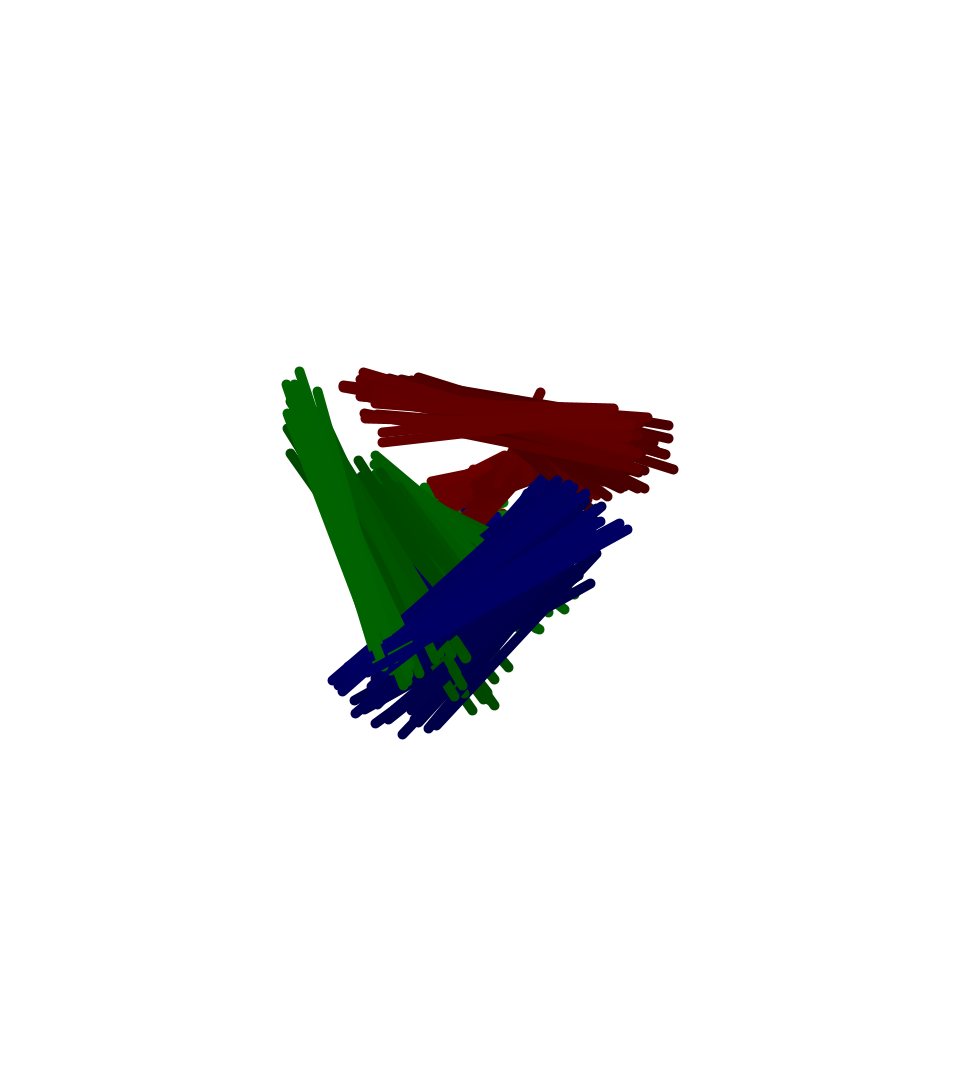
Frame 1 (no input)
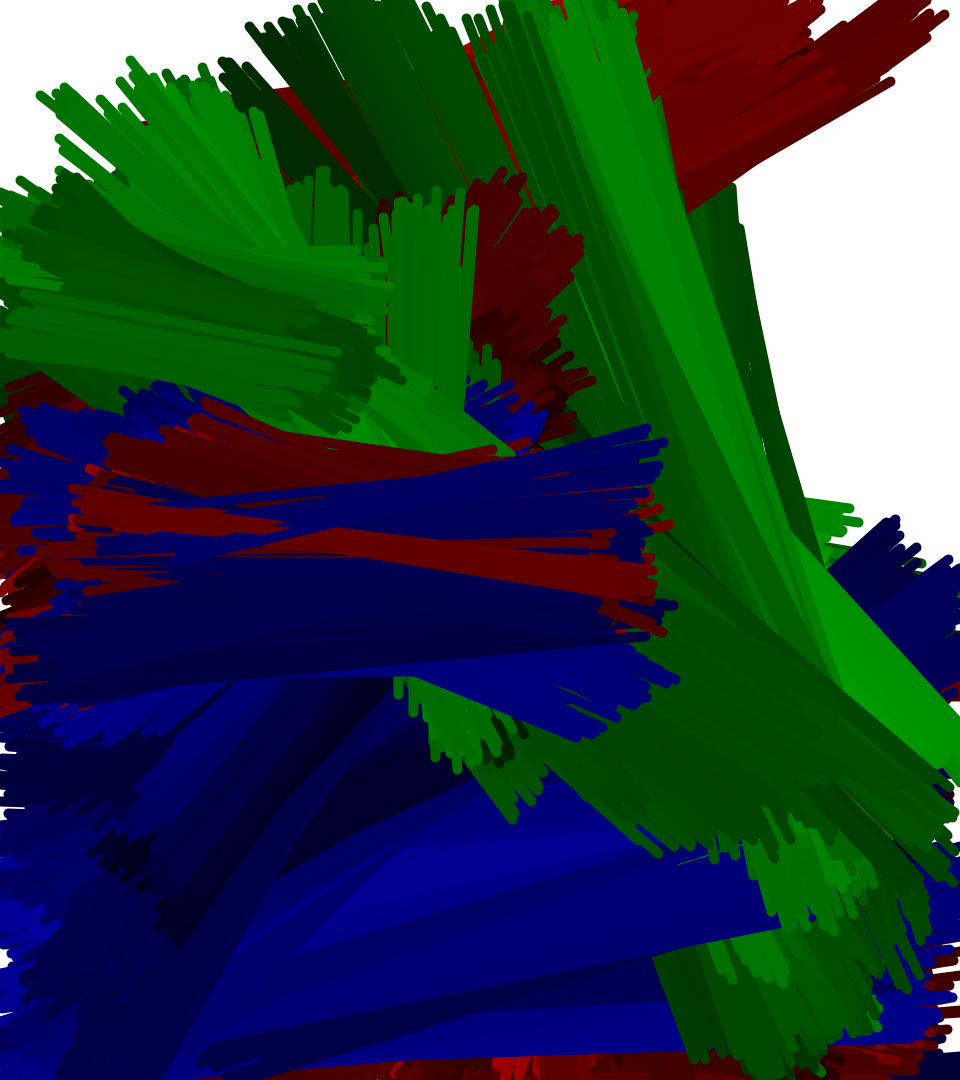
Frame 60 (the mouse pressed at the canvas centre just before this capture)
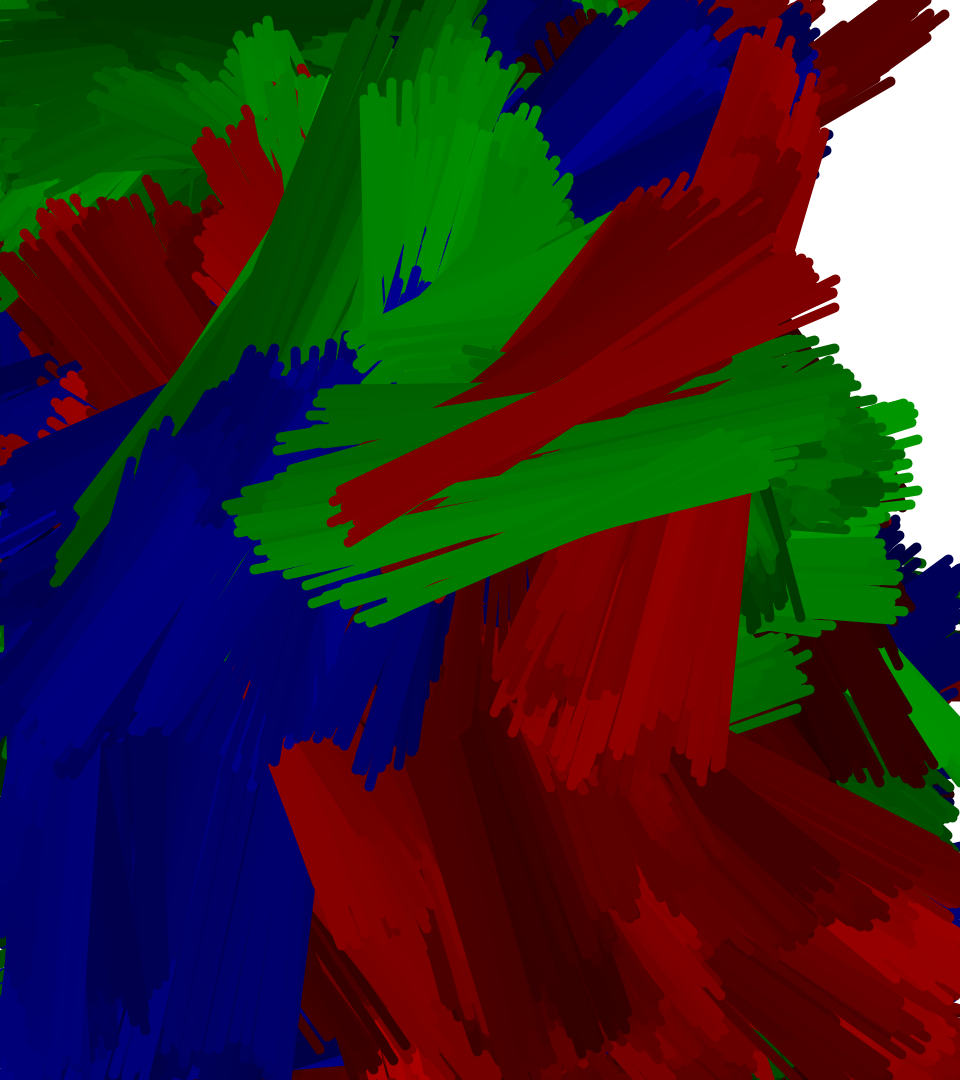
Frame 120 (the mouse held since frame 60 and released just before this capture)

The Processing sketch that drew these frames (run headless with seeded random() and noise(); from frame 60 on, the mouse is pressed at the canvas centre):

// Processing sketch: random_brush_strokes_using_OOP
// ── random_brush_strokes_using_OOP.pde

RandomWalker rLine1, rLine2, rLine3;

void setup() {
  size(960, 1080);
  surface.setLocation(957, 0);
  background(255);

  // Line adjustments
  stroke(40);
  strokeWeight(10); // 10

  rLine1 = new RandomWalker(20, 20, 1, 0, 0);
  rLine2 = new RandomWalker(20, 20, 0, 1, 0);
  rLine3 = new RandomWalker(20, 20, 0, 0, 1);
}

void draw() {
  for (int n = 0; n < 100; n++) {
    rLine1.update();
    rLine2.update();
    rLine3.update();
  }
}

class RandomWalker {
  float x1, y1, x2, y2;
  float xStep = 10, yStep = 5; // 5
  float rOff, black, red, green, blue;

  RandomWalker(float xStep_, float  yStep_, float red_, float green_, float blue_) {
    xStep = xStep_;
    yStep = yStep_;

    // Make starting location to the middle of the window
    x1 = width/2;
    y1 = height/2;
    x2 = width/2;
    y2 = height/2;

    // Set color
    red = red_;
    green = green_;
    blue = blue_;
  }

  void update() {
    // Generate random location
    x1 += random(-xStep, xStep);
    y1 += random(-yStep, yStep);
    x2 += random(-xStep, xStep);
    y2 += random(-yStep, yStep);

    // Constraint the locations inside the window
    x1 = constrain(x1, 0, width);
    y1 = constrain(y1, 0, height);
    x2 = constrain(x2, 0, width);
    y2 = constrain(y2, 0, height);

    // Using Perlin Noise to create a random sequence ofvalues for the color of the stroke
    // This mimics a brush
    rOff += 0.01;
    //black = noise(rOff) * 200;
    //stroke(black);

    if (red > 0) {
      red = noise(rOff) * 200;
    }

    if (green > 0) {
      green = noise(rOff) * 200;
    }

    if (blue > 0) {
      blue = noise(rOff) * 200;
    }
    //red = noise(rOff) * 200;
    //stroke(red, 0, 0);

    //green = noise(rOff) * 200;
    //stroke(0, green, 0);

    //blue = noise(rOff) * 200;
    //stroke(0, 0, blue);

    stroke(red, green, blue);
    line(x1, y1, x2, y2);
  }
}
